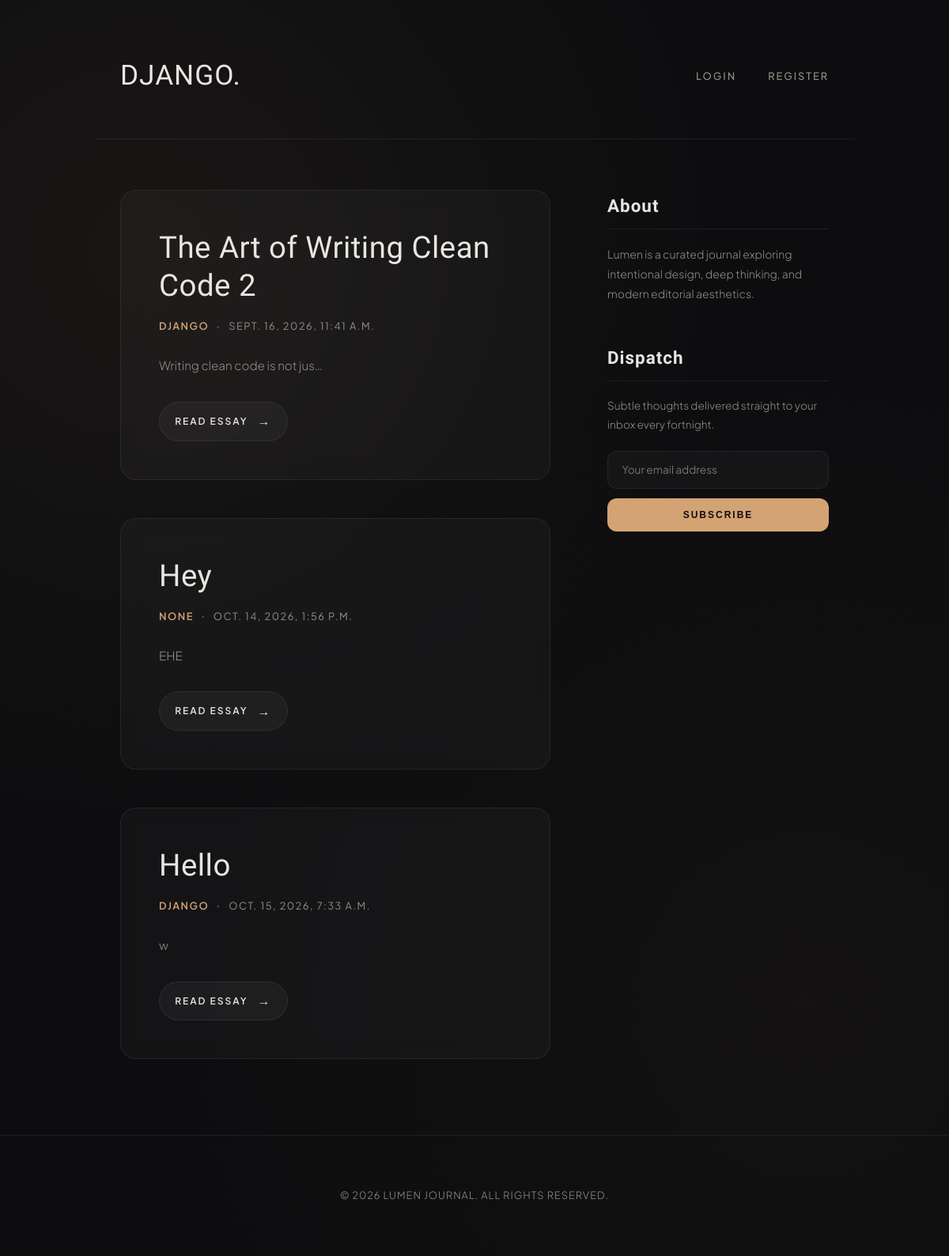
The page / on the database its author committed.
### daily_news/models.py (models this page shows, shortened)
class Blog(models.Model):
    headline = models.CharField()
    body = models.TextField()
    author = models.ForeignKey('auth.User',
                               on_delete=models.SET_NULL,
                               null=True,
                               blank=True
                            )
    published_at = models.DateTimeField(auto_now=True)

### daily_news/views.py (the view)
# urls.py: path("", homepage, name="home"),
def homepage(request): # view function
    blog_posts = Blog.objects.all()
    return render(request,
                  "daily_news/homepage.html",
                  context={'blogs': blog_posts}
                )

### daily_news/templates/daily_news/homepage.html (shortened to what this page needs)
{% extends "daily_news/base.html" %}
{% block content %}
    <div class="container">
      <div class="content-grid">
        <main class="posts-feed">
              {% for blog in blogs %}
                <article class="post-card">
                  <h2>{{blog.headline}}</h2>
                  <div class="post-meta">
                    <span class="author">{{blog.author}}</span>
                    <span class="dot">•</span>
                    <time datetime="2026-09-08">{{blog.published_at}}</time>
                  </div>
                  <div class="post-body">
                    <p>
                      {{blog.body|truncatechars:30}}
                  </p>
                  </div>
                  <div class="post-footer">
                    <a href="{% url 'read-blog' blog.pk  %}" class="read-more">
                      Read Essay <span class="arrow">→</span>
                    </a>
                  </div>
                </article>
          {%endfor%}
        </main>
        <aside class="sidebar">
          <div class="widget about-widget">
            <h3 class="widget-title">About</h3>
            <p>
              Lumen is a curated journal exploring intentional design, deep
              thinking, and modern editorial aesthetics.
            </p>
          </div>
          <div class="widget newsletter-widget">
            <h3 class="widget-title">Dispatch</h3>
            <p>
              Subtle thoughts delivered straight to your inbox every fortnight.
            </p>
            <form class="newsletter-form" onsubmit="event.preventDefault()">
              <input type="email" placeholder="Your email address" required />
              <button type="submit">Subscribe</button>
            </form>
          </div>
        </aside>
      </div>
    </div>
{% endblock %}

### daily_news/templates/daily_news/base.html (shortened to what this page needs)
<!doctype html>
<html lang="en">
  <head>
  </head>
  <body>
    <header class="header">
      <div class="brand">
        <a href="{% url 'home' %}"> DJANGO. </a>
      </div>
      <ul class="nav-links">
        {% if user.is_authenticated %}
            <li><a href="{% url 'create-blog' %}">Create</a></li>
            <li><a href="{% url 'profile' %}">Profile</a></li>
            <form method='post' action="{% url 'logout' %}">
              {% csrf_token %}
              <button type="submit">Logout</button>
            </form>
        {% else %}
            <li><a href="{% url 'login' %}">Login</a></li>
            <li><a href="{% url 'register' %}">Register</a></li>
        {% endif %}
      </ul>
    </header>
    {% block content %} {%endblock%}
    <footer class="footer">
      <p>&copy; 2026 LUMEN JOURNAL. ALL RIGHTS RESERVED.</p>
    </footer>
  </body>
</html>

### daily_news/templates/daily_news/base.html (style rules this page uses)
:root { --bg-color: #0d0d0f; --card-bg: rgba(255, 255, 255, 0.03); --card-hover-bg: rgba(255, 255, 255, 0.05); --text-primary: #e8e6e1; --text-muted: #949086; --accent: #d4a373; --accent-glow: rgba(212, 163, 115, 0.15); --border-color: rgba(255, 255, 255, 0.07); --border-hover: rgba(212, 163, 115, 0.35); --font-display: "Italiana", serif; --font-sans: "Plus Jakarta Sans", sans-serif; }
* { box-sizing: border-box; margin: 0; padding: 0; }
body { background-color: var(--bg-color); color: var(--text-primary); font-family: var(--font-sans); line-height: 1.8; -webkit-font-smoothing: antialiased; min-height: 100vh; background-image: radial-gradient( circle at 15% 20%, rgba(212, 163, 115, 0.06) 0%, transparent 45% ), radial-gradient( circle at 85% 80%, rgba(138, 100, 70, 0.05) 0%, transparent 50% ); background-attachment: fixed; }
a { color: inherit; text-decoration: none; transition: all 0.3s cubic-bezier(0.16, 1, 0.3, 1); }
.header { max-width: 960px; margin: 0 auto; padding: 4rem 2rem 3rem; display: flex; justify-content: space-between; align-items: center; border-bottom: 1px solid var(--border-color); }
.brand { font-family: var(--font-display); font-size: 2.2rem; letter-spacing: 1px; color: var(--text-primary); }
.nav-links { display: flex; gap: 2.5rem; list-style: none; }
.nav-links a { font-size: 0.8rem; color: var(--text-muted); letter-spacing: 2px; text-transform: uppercase; font-weight: 500; }
.container { max-width: 960px; margin: 0 auto; padding: 4rem 2rem 6rem; }
.content-grid { display: grid; grid-template-columns: 1fr 280px; gap: 4.5rem; }
.posts-feed { display: flex; flex-direction: column; gap: 3rem; }
.post-card { background: var(--card-bg); border: 1px solid var(--border-color); padding: 3rem; border-radius: 20px; backdrop-filter: blur(12px); -webkit-backdrop-filter: blur(12px); transition: all 0.4s cubic-bezier(0.16, 1, 0.3, 1); position: relative; overflow: hidden; }
.post-card::before { content: ""; position: absolute; top: 0; left: 0; right: 0; height: 1px; background: linear-gradient( 90deg, transparent, var(--accent), transparent ); opacity: 0; transition: opacity 0.4s ease; }
.post-card h2 { font-family: var(--font-display); font-size: 2.4rem; line-height: 1.25; font-weight: 400; margin-bottom: 1rem; color: var(--text-primary); letter-spacing: 0.5px; }
.post-meta { font-size: 0.8rem; color: var(--text-muted); display: flex; gap: 0.6rem; align-items: center; margin-bottom: 1.5rem; text-transform: uppercase; letter-spacing: 1.5px; }
.post-meta .author { color: var(--accent); font-weight: 600; }
.post-meta .dot { font-size: 0.5rem; opacity: 0.4; }
.post-body { font-size: 0.95rem; color: var(--text-muted); font-weight: 300; line-height: 1.8; margin-bottom: 2rem; }
.post-footer { display: flex; align-items: center; }
.read-more { display: inline-flex; align-items: center; gap: 0.75rem; font-size: 0.75rem; font-weight: 600; letter-spacing: 2px; text-transform: uppercase; color: var(--text-primary); padding: 0.6rem 1.2rem; border-radius: 30px; background: rgba(255, 255, 255, 0.04); border: 1px solid var(--border-color); transition: all 0.3s ease; }
.read-more .arrow { font-size: 1rem; transition: transform 0.3s ease; }
.sidebar { display: flex; flex-direction: column; gap: 3rem; }
.widget-title { font-family: var(--font-display); font-size: 1.4rem; letter-spacing: 1px; margin-bottom: 1.2rem; padding-bottom: 0.5rem; border-bottom: 1px solid var(--border-color); color: var(--text-primary); }
.about-widget p { font-size: 0.875rem; color: var(--text-muted); font-weight: 300; line-height: 1.8; }
.newsletter-widget p { font-size: 0.85rem; color: var(--text-muted); margin-bottom: 1.25rem; font-weight: 300; }
.newsletter-form input { width: 100%; padding: 0.9rem 1.1rem; background: rgba(255, 255, 255, 0.03); border: 1px solid var(--border-color); border-radius: 12px; font-family: inherit; font-size: 0.85rem; color: var(--text-primary); margin-bottom: 0.75rem; outline: none; transition: all 0.3s ease; }
.newsletter-form button { width: 100%; padding: 0.9rem; background: var(--accent); color: #0d0d0f; border: none; border-radius: 12px; font-size: 0.75rem; letter-spacing: 2px; text-transform: uppercase; font-weight: 600; cursor: pointer; transition: all 0.3s ease; }
.footer { text-align: center; padding: 4rem 1.5rem; border-top: 1px solid var(--border-color); font-size: 0.8rem; color: var(--text-muted); letter-spacing: 1px; font-weight: 300; }

### rows shown on the page
Blog: headline "The Art of Writing Clean Code 2", author "DJANGO", published_at "SEPT. 16, 2026, 11:41 A.M.", body "Writing clean code is not jus…"
Blog: headline "Hey", author "NONE", published_at "OCT. 14, 2026, 1:56 P.M.", body "EHE"
Blog: headline "Hello", author "DJANGO", published_at "OCT. 15, 2026, 7:33 A.M.", body "w"
